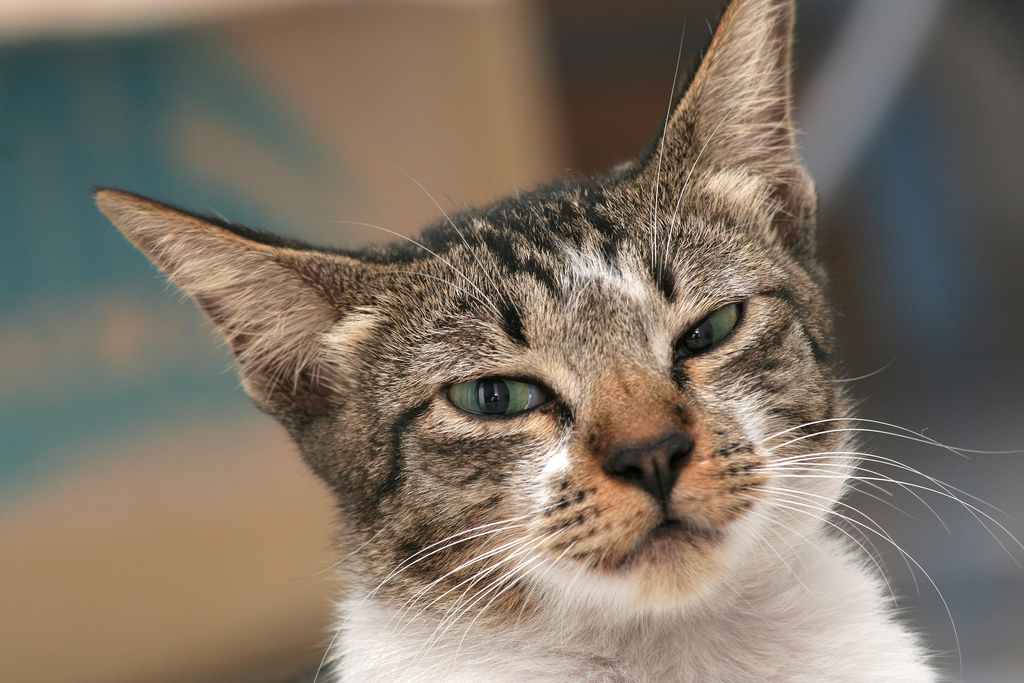
#> input picture sample.jpg, 1024 x 683 px, given as the content of the folder ../MetaData/Imgs/train/cat, which was not available
$ python genLBP.py
#> lines starting #> are read from the running program, lines starting #| are printed output that depends on the picture; pictures that were not available may be replaced by others from this repository, and a replacement may not be noted
### computeLBP.py
import os
import cv2
import lbp
##############################
# See notes at the end
##############################
def compLBP(imgsPath, fFtrsPath, dim, n_points, radius):
    # initialize the local binary patterns descriptor
#> called with imgsPath = '../MetaData/Imgs/train/cat', dim = 64, n_points = 40, radius = 5
    lbp_desc = lbp.LocalBinaryPatterns(n_points, radius)
    ftrs_lbp = open(fFtrsPath, 'w')
    dim_img = (dim, dim)

    for idxClass, imgName in enumerate(sorted(os.listdir(imgsPath))):
        if not imgName.lower().endswith(('.bmp', '.jpeg', '.jpg', '.png', '.tif', '.tiff')):
            continue

        imgNameOrg = imgName
        filepath = os.path.join(imgsPath, imgName)
        img = cv2.imread(filepath)
#> img is the input picture: shape (683, 1024, 3); mean B, G, R 100.9, 114.7, 126.3
        #h1, w1 = img.shape[:2]
        img = cv2.resize(img, dim_img)
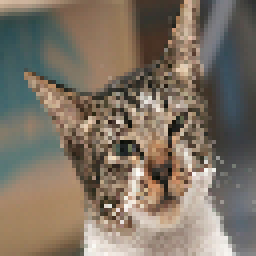
#> img: shape (64, 64, 3) (shown 4 times larger); mean B, G, R 100.8, 114.6, 126.1
        img_gray = cv2.cvtColor(img, cv2.COLOR_BGR2GRAY)
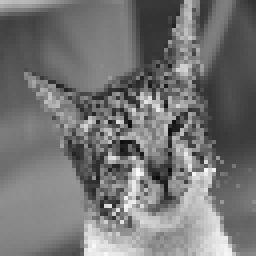
#> img_gray: shape (64, 64) (shown 4 times larger); min 11, max 252, mean 116.5
        lbp_hist = lbp_desc.describe(img_gray)

        n_lbp = len(lbp_hist)
        strFd = ""
        for fdTemp in lbp_hist:
            strFd = strFd + ("{0:.4f}".format(fdTemp)) + ","
        strFd += filepath + "\n"
        # fHog.write(imgName, imgClass)
        ftrs_lbp.write(strFd)

    ftrs_lbp.close()
'''
###############################
#Imp AB note
#total lbp features with uniform settings will be
#num_patterns = samples + 2 i.e. lbp_featurs = n_points +2

# initialize the local binary patterns descriptor
radius = 3
n_points = 8 * radius
#desc = lbp.LocalBinaryPatterns(24, 8)
desc = lbp.LocalBinaryPatterns(n_points, radius)
# load the image, convert it to grayscale, and describe it
#dimImg = (256, 256)
dimImg_0 = (256, 256)
dimImg_1 = (128, 128)
dimImg_2 = (64, 64)

filepath = '../MetaData/CatsDog/Imgs/train/cat/000000001_000.jpg'
img_org = cv2.imread(filepath)

img = cv2.resize(img_org, dimImg_0)
gray = cv2.cvtColor(img, cv2.COLOR_BGR2GRAY)
hist = desc.describe(gray)
n_size = len(hist)
print(n_size)
img = cv2.resize(img_org, dimImg_1)
gray = cv2.cvtColor(img, cv2.COLOR_BGR2GRAY)
hist = desc.describe(gray)
n_size = len(hist)
print(n_size)

img = cv2.resize(img_org, dimImg_2)
h1, w1 = img.shape[:2]
gray = cv2.cvtColor(img, cv2.COLOR_BGR2GRAY)
hist = desc.describe(gray)
n_size = len(hist)
print(n_size)
temp = 0
#############################################
'''

### lbp.py
from skimage import feature
import numpy as np
class LocalBinaryPatterns:
    def __init__(self, numPoints, radius):
        # store the number of points and radius
        self.numPoints = numPoints
        self.radius = radius
    def describe(self, image, eps=1e-7):
        # compute the Local Binary Pattern representation
        # of the image, and then use the LBP representation
        # to build the histogram of patterns
#> called with eps = 1e-07
        lbp = feature.local_binary_pattern(image, self.numPoints, self.radius, method="uniform")
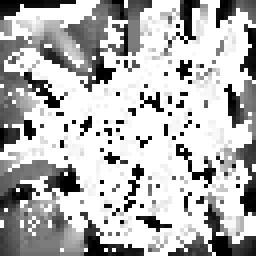
#> lbp: shape (64, 64) float64 (shown 4 times larger); min 0, max 41, mean 29.2; drawn with min black and max white

        (hist, _) = np.histogram(lbp.ravel(), bins=np.arange(0, self.numPoints + 3), range=(0, self.numPoints + 2))
#> hist = 42 values, max 2091 at index 41, min 17 at index 27, mean 97.52
        # normalize the histogram
        hist = hist.astype("float")
        hist /= (hist.sum() + eps)
#> hist = 42 values, max 0.51 at index 41, min 0.00415 at index 27, mean 0.0238
        # return the histogram of Local Binary Patterns
        return hist

### genLBP.py
from optparse import OptionParser
import computeLBP as clbp

"""Imp Note
    radius = 3
    n_points = 8 * radius
    #total lbp features with uniform settings will be
    #num_patterns = samples + 2 i.e. lbp_featurs = n_points +2
"""


parser = OptionParser()

parser.add_option("-f", "--feature_path", dest="feature_path", help="Path to features file", default="../MetaData/Features/")
parser.add_option("-c", "--class", dest="class_type", help="image class, could be Cat, Dog, All", default="all")
parser.add_option("-t", "--type", dest="run4", help="run for train, prediction", default="train")
parser.add_option("-i", "--input", dest="input_path", help="Path to input segmented images.", default="../MetaData/Imgs/")
parser.add_option("-r", "--radius", dest="radius", help="radius", default=3)
parser.add_option("-d", "--dim", dest="dim", help="image size", default=128)

(options, args) = parser.parse_args()
for run4 in ['train', 'test']:
    for class_type in ['cat', 'dog']:
        for dim in [64,128,256]:
            #for radius in [2, 3, 4]:
            for radius in [5, 6, 7]:
                n_points = 8 * radius
                imgsAbstPath = options.input_path + run4 + "/" + class_type
                ftrsPath = options.feature_path + run4 + "/" + class_type + "/"+ "lbp" + class_type + "_" + str(dim) + "_" + str(radius) + ".csv"

                clbp.compLBP(imgsAbstPath, ftrsPath, dim, n_points, radius)
#> in compLBP, `lbp_hist = lbp_desc.describe(img_gray)`: lbp_hist has the same summary as hist in describe
#> in compLBP, `n_lbp = len(lbp_hist)`: n_lbp = 42
#> the loop in compLBP, `for fdTemp in lbp_hist:` made 42 passes
#> fdTemp on passes 6 to 17: 0.012, 0.00684, 0.0105, 0.0105, 0.0125, 0.00757, 0.00659, 0.00732, 0.011, 0.0166, 0.0127, 0.0168
#> (fdTemp, strFd) on passes 1 to 5: (0.0479, '0.0479,'), (0.0261, '0.0479,0.0261,'), (0.0225, '0.0479,0.0261,0.0225,'), (0.0132, '0.0479,0.0261,0.0225,0.0132,'), (0.0127, '0.0479,0.0261,0.0225,0.0132,0.0127,')


test =0
#> test = 0
